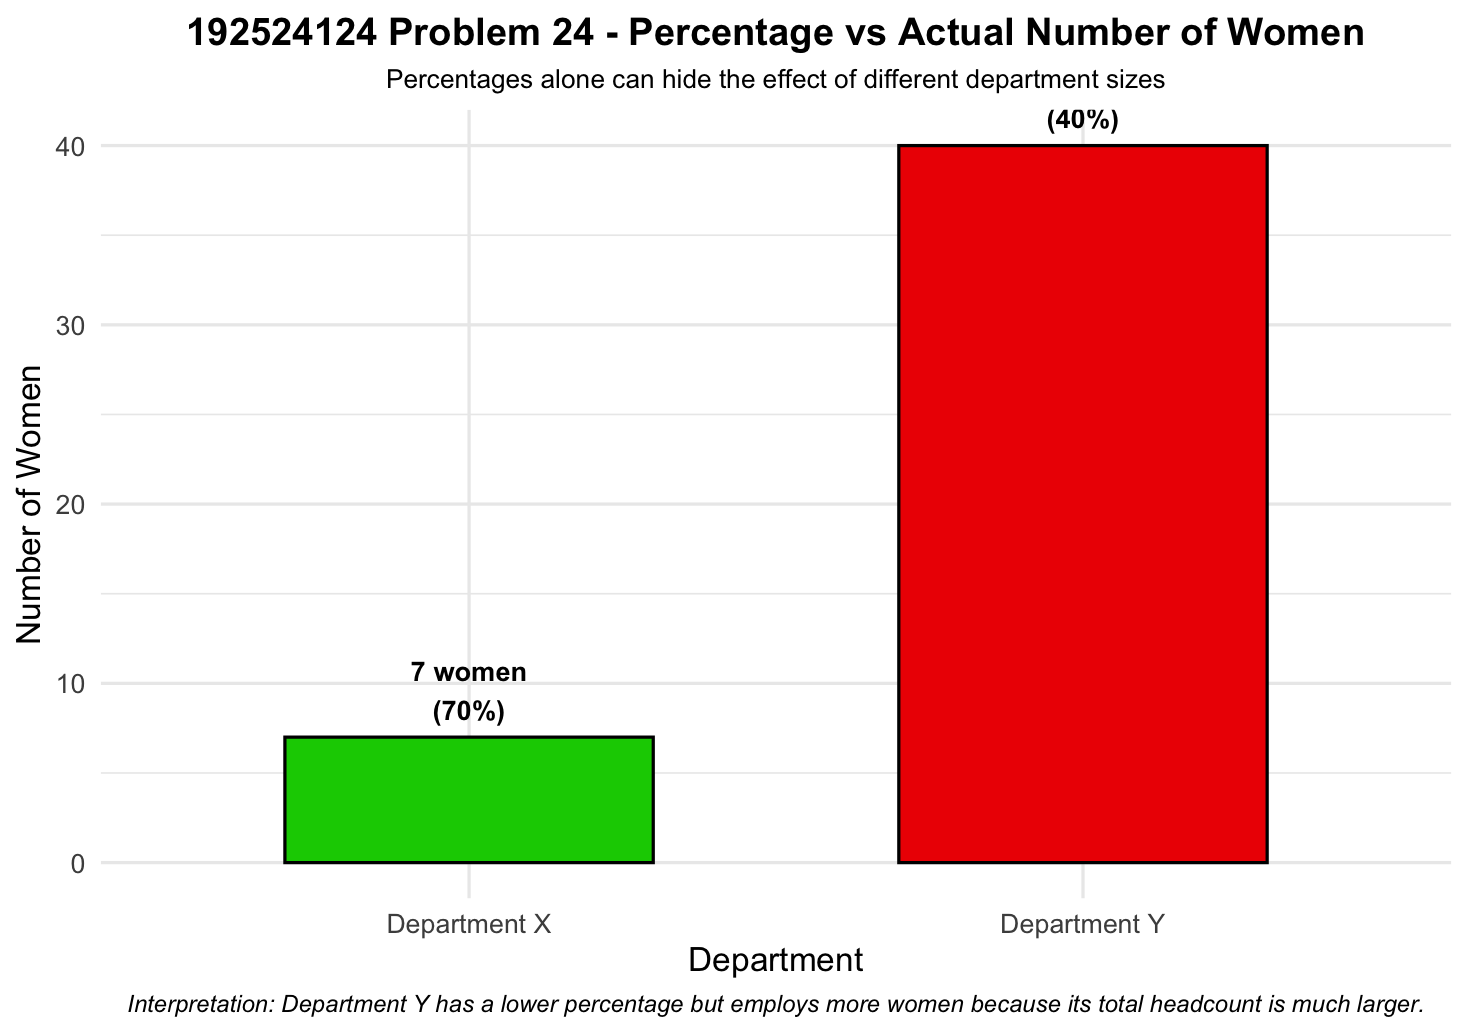

The script that drew this image:
# Problem 24 - Proportion Visualization

library(ggplot2)

departments <- data.frame(
  Department = c("Department X", "Department Y"),
  Total = c(10, 100),
  Women = c(7, 40)
)

departments$Percentage <- departments$Women / departments$Total * 100

ggplot(
  departments,
  aes(
    x = Department,
    y = Women,
    fill = Department
  )
) +
  
  geom_col(
    color = "black",
    width = 0.6
  ) +
  
  geom_text(
    aes(
      label = paste0(
        Women,
        " women\n(",
        Percentage,
        "%)"
      )
    ),
    vjust = -0.3,
    fontface = "bold",
    size = 4
  ) +
  
  scale_fill_manual(
    values = c(
      "Department X" = "green3",
      "Department Y" = "red2"
    )
  ) +
  
  labs(
    title = "192524124 Problem 24 - Percentage vs Actual Number of Women",
    subtitle = "Percentages alone can hide the effect of different department sizes",
    x = "Department",
    y = "Number of Women",
    caption = "Interpretation: Department Y has a lower percentage but employs more women because its total headcount is much larger."
  ) +
  
  theme_minimal(base_size = 14) +
  
  theme(
    plot.title = element_text(
      hjust = 0.5,
      face = "bold",
      size = 16
    ),
    plot.subtitle = element_text(
      hjust = 0.5,
      size = 11
    ),
    plot.caption = element_text(
      hjust = 0.5,
      face = "italic",
      size = 10
    ),
    legend.position = "none"
  )
